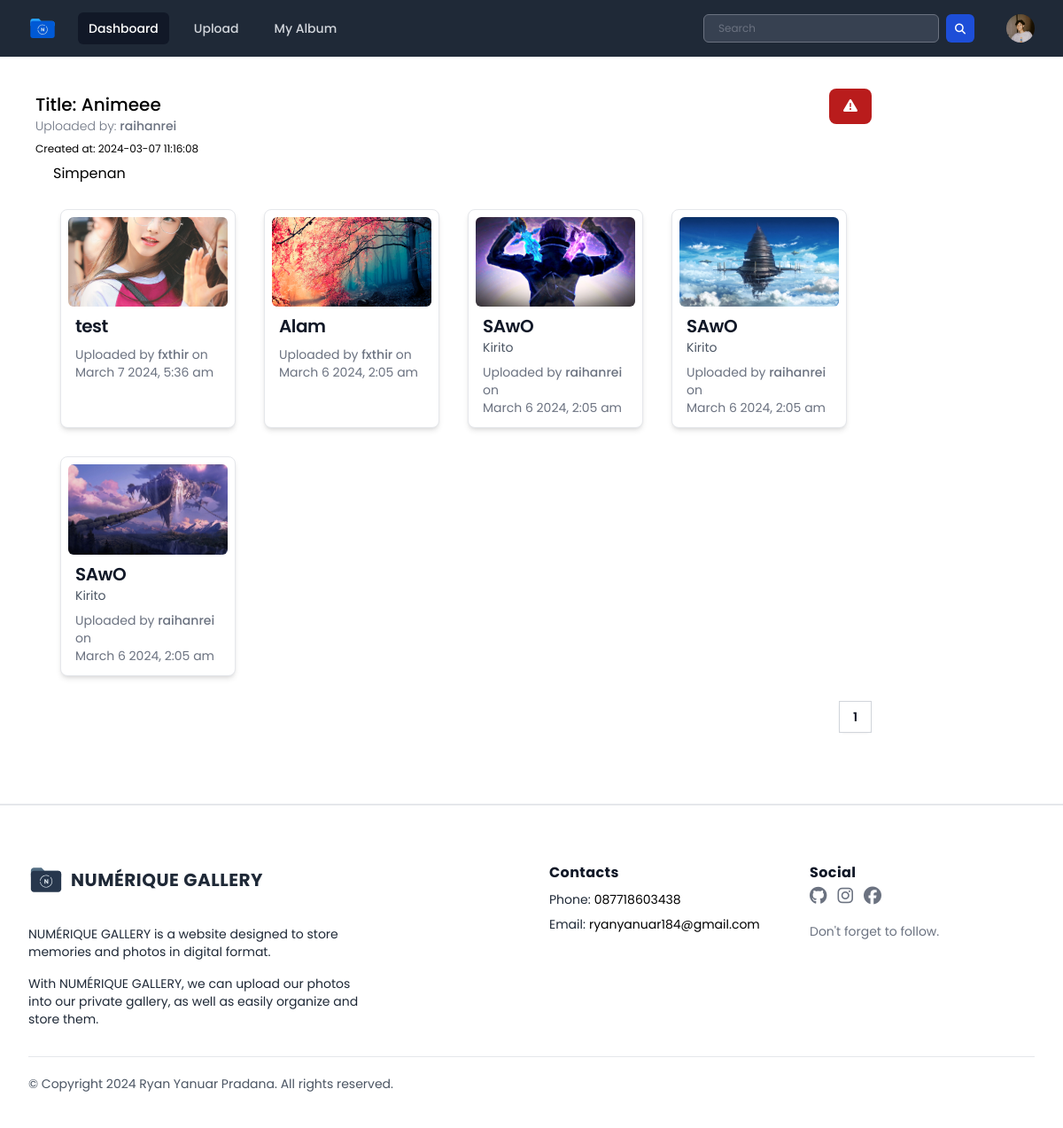
The page /public/page/user/albumUser/photoAlbum.php?albumID=3 (signed in) on the database its author committed.
### tables this page shows
CREATE TABLE `users` (
  `userID` int(11) NOT NULL,
  `name` varchar(255) DEFAULT NULL,
  `username` varchar(50) NOT NULL,
  `password` varchar(255) NOT NULL,
  `email` varchar(100) NOT NULL,
  `access_level` varchar(50) DEFAULT 'user',
  `last_login` datetime DEFAULT NULL,
  `createdAt` timestamp NOT NULL DEFAULT current_timestamp(),
  `profile_photo` varchar(255) DEFAULT 'default_profile.svg'
);

CREATE TABLE `albums` (
  `albumID` int(11) NOT NULL,
  `userID` int(11) NOT NULL,
  `title` varchar(100) DEFAULT NULL,
  `description` text DEFAULT NULL,
  `createdAt` timestamp NOT NULL DEFAULT current_timestamp() ON UPDATE current_timestamp(),
  `thumbnail_album` varchar(255) NOT NULL DEFAULT 'album_default.svg',
  `acces_level` varchar(255) NOT NULL
);

CREATE TABLE `photos` (
  `photoID` int(11) NOT NULL,
  `userID` int(11) NOT NULL,
  `albumID` int(11) DEFAULT 0,
  `title` varchar(100) DEFAULT NULL,
  `description` text DEFAULT NULL,
  `image_path` varchar(255) DEFAULT NULL,
  `createdAt` timestamp NOT NULL DEFAULT current_timestamp() ON UPDATE current_timestamp(),
  `category` varchar(255) NOT NULL,
  `acces_level` varchar(255) NOT NULL
);

### public/page/user/albumUser/photoAlbum.php (the view, shortened to what the rows shown need)
<?php
include "../../../../database/koneksi.php";
$username = $_SESSION['username'];
$albumID = $_GET['albumID'];
$rowsPerPage = 12;
$current_page = isset($_GET['page']) ? $_GET['page'] : 1;
$offset = ($current_page - 1) * $rowsPerPage;
$query = "SELECT * FROM users WHERE username = '$username'";
$result = mysqli_query($conn, $query);
if ($result && mysqli_num_rows($result) > 0) {
    $pengguna = mysqli_fetch_assoc($result);
    $userID = $pengguna['userID'];
    $username = $pengguna['username'];
    $profile_photo = $pengguna['profile_photo'];
    $queryPhotos = "SELECT photos.photoID, photos.title, photos.description, photos.image_path, photos.createdAt, users.username AS uploader
    FROM photos
    INNER JOIN users ON photos.userID = users.userID
    WHERE photos.albumID = $albumID AND photos.acces_level = 'public' OR photos.userID = $userID
    ORDER BY photos.createdAt DESC
    LIMIT $offset, $rowsPerPage";
    $resultPhotos = mysqli_query($conn, $queryPhotos);
    $queryAlbums = "SELECT albums.albumID, albums.title, albums.description, albums.thumbnail_album, albums.createdAt, users.username AS username, users.userID AS userID
    FROM albums
    INNER JOIN users ON albums.userID = users.userID
    WHERE albums.albumID = $albumID
    ORDER BY albums.createdAt DESC";
    $resultAlbums = mysqli_query($conn, $queryAlbums);
    if ($resultAlbums && mysqli_num_rows($resultAlbums) > 0) {
        while ($row = mysqli_fetch_array($resultAlbums)) {
            $title = $row['title'];
            $usernameAlbum = $row['username'];
            $createdAt = $row['createdAt'];
            $description = $row['description'];
        }
    }
} else {
    echo "<script>alert('Error: " . mysqli_error($conn) . "');</script>";
    exit();
}
?>
<!DOCTYPE html>
<html lang="en">
<head>
    <link rel="stylesheet" href="../../../css/output.css">
    <link rel="stylesheet" href="../../../css/style.css">
    <link rel="stylesheet" href="../../../css/all.min.css">
    <link rel="stylesheet" href="../../../css/fontawesome.min.css">
</head>
<body class="h-screen overflow-x-hidden font-poppins">
    <div x-data="{ open: false, profileMenuOpen: false }">
        <nav class="bg-gray-800">
            <div class="mx-auto max-w-7xl px-2 sm:px-6 lg:px-8">
                <div class="relative flex h-16 items-center justify-between">
                    <div class="flex items-center">
                        <div class="absolute inset-y-0 right-0 flex items-center pr-2 sm:static sm:inset-auto sm:ml-6 sm:pr-0">
                            <div class="relative ml-3">
                                <div>
                                    <button @click="profileMenuOpen = !profileMenuOpen" type="button" class="relative flex rounded-full bg-gray-800 text-sm focus:outline-none focus:ring-2 focus:ring-white focus:ring-offset-2 focus:ring-offset-gray-800" id="user-menu-button" aria-expanded="false" aria-haspopup="true">
                                        <span class="absolute -inset-1.5"></span>
                                        <img class="h-8 w-8 rounded-full" src="../../../../database/uploads/<?= $profile_photo ?>" alt="<?= $row['username'] ?> profile photo">
                                    </button>
                                </div>
                            </div>
                        </div>
                    </div>
                </div>
            </div>
        </nav>
    </div>
    <div class="container p-10">
        <div class="flex justify-between items-center">
            <div>
                <p class="font-medium text-xl">
                    <span>Title: </span> <?= $title ?>
                </p>
                <p class="font-light text-gray-500 text-sm">
                    <span>Uploaded by: </span>
                    <?php if ($username !== $usernameAlbum) : ?>
                        <a href="../profileUser/profile_others.php?username=<?= $usernameAlbum ?>" class="hover:text-blue-600 font-medium" style="cursor: pointer;">
                            <?php echo $usernameAlbum; ?>
                        </a>
                    <?php elseif ($username === $usernameAlbum) : ?>
                        <a href="../profile.php" class="hover:text-blue-600 font-medium" style="cursor: pointer;">
                            <?php echo $usernameAlbum; ?>
                        </a>
                    <?php endif; ?>
                </p>
                <p class="text-xs pt-2">
                    <span>Created at: </span><?= $createdAt ?>
                </p>
            </div>
        </div>
        <div class="relative">
            <div class="px-5">
                <p class="pt-2">
                    <?= $description ?>
                </p>
            </div>
        </div>
        <div class="grid gap-8 grid-cols-1 sm:grid-cols-2 md:grid-cols-3 lg:grid-cols-4 p-4 md:p-2 xl:p-5 m-5">
            <?php
            if ($resultPhotos && mysqli_num_rows($resultPhotos) > 0) {
                while ($row = mysqli_fetch_assoc($resultPhotos)) {
            ?>
                    <div class="relative bg-white border rounded-lg shadow-md dark:bg-gray-800 dark:border-gray-700 transform transition duration-500 hover:scale-105">
                        <div class="p-2 flex justify-center">
                            <a href="../post.php?photoID=<?= $row['photoID'] ?>" style="display: block; width: 100%; height: 0; padding-bottom: 56.25%; position: relative;">
                                <img class="rounded-md object-cover w-full h-full absolute inset-0" src="../../../../database/uploads/<?php echo $row['image_path']; ?>" loading="lazy" alt="<?php echo $row['title']; ?>">
                            </a>
                        </div>
                        <div class="px-4 pb-3">
                            <div>
                                <a href="../post.php?photoID=<?= $row['photoID'] ?>">
                                    <h5 class="text-xl font-semibold tracking-tight hover:text-blue-800 dark:hover:text-blue-300 text-gray-900 dark:text-white ">
                                        <?php echo $row['title']; ?>
                                    </h5>
                                </a>
                                <p class="antialiased text-gray-600 dark:text-gray-400 text-sm break-all">
                                    <?php
                                    $description = $row['description'];
                                    if (strlen($description) > 25) {
                                    ?>
                                        <span><?= substr($description, 0, 25) ?>...... </span><br>
                                        <a href="../post.php?photoID=<?= $row['photoID'] ?>" class="text-blue-500 hover:text-white">lihat selengkapnya</a>
                                    <?php
                                    } else {
                                        echo $description;
                                    }
                                    ?>
                                </p>
                                <p class="mt-2 text-gray-500 text-sm">
                                    Uploaded by
                                    <?php if ($username !== $row['uploader']) : ?>
                                        <a href="../profileUser/profile_others.php?username=<?= $row['uploader'] ?>" class="hover:text-white font-medium" style="cursor: pointer;">
                                            <?php echo $row['uploader']; ?>
                                        </a>
                                    <?php elseif ($username === $row['uploader']) : ?>
                                        <a href="../profile.php" class="hover:text-white font-medium" style="cursor: pointer;">
                                            <?php echo $row['uploader']; ?>
                                        </a>
                                    <?php endif; ?>
                                    on <br>
                                    <span>
                                        <?php echo date('F j Y, g:i a', strtotime($row['createdAt'])); ?>
                                    </span>
                                </p>
                            </div>
                        </div>
                    </div>
            <?php
                }
            } else {
                echo "<p>No photos found in this album.</p>";
            }
            ?>
        </div>
    </div>
</body>
</html>

### rows shown on the page
users: profile_photo (picture)
albums: title "Animeee", userID.username "raihanrei", createdAt "2024-03-07 11:16:08", description "Simpenan"
photos: $row['photoID'] 10 (drawn), image_path+title (picture), title "test", userID.username "fxthir", createdAt "March 7 2024, 5:36 am"
photos: image_path (picture), title "Alam", userID.username "fxthir", createdAt "March 6 2024, 2:05 am"
photos: image_path (picture), title "SAwO", description "Kirito", userID.username "raihanrei", createdAt "March 6 2024, 2:05 am"
photos: image_path (picture), title "SAwO", description "Kirito", userID.username "raihanrei", createdAt "March 6 2024, 2:05 am"
photos: image_path (picture), title "SAwO", description "Kirito", userID.username "raihanrei", createdAt "March 6 2024, 2:05 am"
